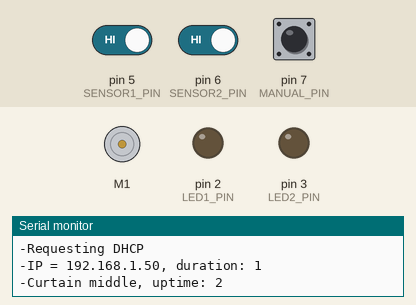
The sketch below on a simulated Arduino Uno, built with avr-gcc and run on an emulated ATmega328P. Shown: DC motor (green arrow = forward, orange = backward, longer = faster), output pins drawn as LEDs (lit = HIGH), the last lines printed to the serial monitor. Dashed ring = blinking. The test bench sets the inputs (shaded band); at power-on: pin 7 (MANUAL_PIN) HIGH, pin 5 (SENSOR1_PIN) HIGH, pin 6 (SENSOR2_PIN) HIGH. WiFi joins after 1.5 s; servers stay silent unless stated.

Above: at 3.6 s.
3.7 s: pin 7 (MANUAL_PIN) pulled LOW for 0.15 s
At 5.5 s:
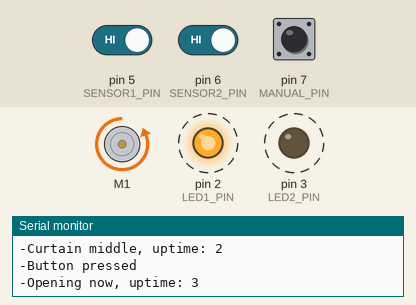
6.8 s: pin 5 (SENSOR1_PIN) driven LOW
At 8.1 s:
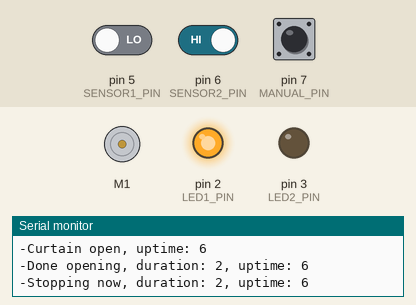
8.4 s: pin 6 (SENSOR2_PIN) driven LOW
At 8.77 s:
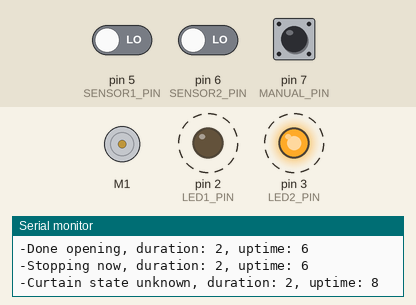
11.4 s: pin 7 (MANUAL_PIN) pulled LOW for 1 s
At 13.1 s:
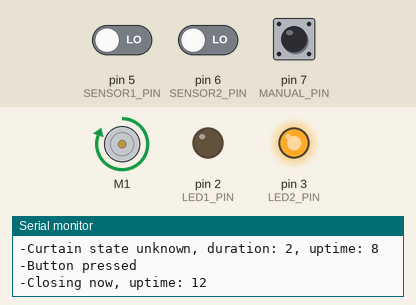
18.1 s: pin 5 (SENSOR1_PIN) driven HIGH
At 19.3 s:
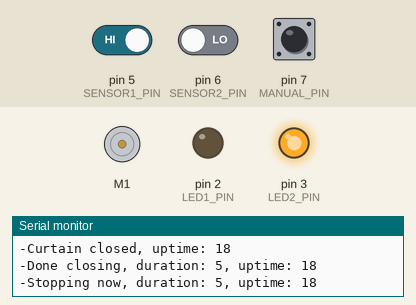
Timing chart, 0 to 20.7 s (numbered marks = the images above; inputs shaded):
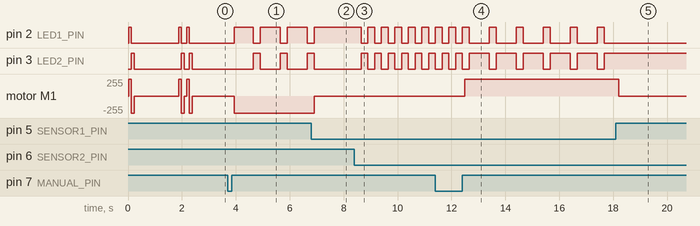

Measured:
- after the input at 3.7 s, pin 2 (LED1_PIN): alternates HIGH for 0.75 s and LOW for 0.25 s, starting after 0.24 s; pin 3 (LED2_PIN): alternates HIGH for 0.25 s and LOW for 0.75 s, starting after 0.95 s; motor M1: stopped → backward 255/255 after 0.24 s
- after the input at 6.8 s, pin 2 (LED1_PIN): goes on until 6.9 s, then stays HIGH; pin 3 (LED2_PIN): goes on until 6.9 s, then stays LOW; motor M1: backward 255/255 → stopped after 0.11 s
- after the input at 8.4 s, pin 2 (LED1_PIN), pin 3 (LED2_PIN): alternates HIGH for 0.25 s and LOW for 0.25 s, starting after 0.25 s
- after the input at 11.4 s, motor M1: stopped → forward 255/255 after 1.1 s
- after the input at 18.1 s, pin 2 (LED1_PIN): stops changing and stays LOW; pin 3 (LED2_PIN): stops changing and stays HIGH; motor M1: forward 255/255 → stopped after 0.11 s

The sketch:

curtain.ino
```cpp
// (licence header left out)
#include <SPI.h>
#include <Ethernet.h>
#include <Wire.h>
//#include <EEPROM.h>
#include <Adafruit_MotorShield.h>
//#include <Adafruit_SleepyDog.h>

#define time_t unsigned long  // (not actually time_t)
#define FSTRING const __FlashStringHelper *

// SERIOUSLY??  I am expected to *type in the number printed on the board*?
//
static uint8_t mac[] = { 0x90, 0xA2, 0xDA, 0x00, 0xE3, 0xCB };

static int16_t listen_port = 10001;


//                  0  // (unavailable: RX)
//                  1  // (unavailable: TX)
#define LED1_PIN    2  // LED indicating open or running
#define LED2_PIN    3  // LED indicating closed or running
//                  4  // (unavailable: used by Ethernet Shield W5100)
#define SENSOR1_PIN 5  // Hall effect sensor for closed curtain
#define SENSOR2_PIN 6  // Hall effect sensor for open curtain
#define MANUAL_PIN  7  // The toggle button on the box
//                  8  // (unused, available)
//                  9  // (unused, available)
//                  10-13 (unavailable: used by Ethernet Shield W5100)

// #define DEBUG 1


// Header on the sub-board:
//
//	0  MANUAL_PIN
//	1  Gnd
//
//	2  motor A
//	3  motor B
//
//	4  SENSOR1_PIN
//	5  SENSOR2_PIN
//	6  +5v
//	7  Gnd

#define CMD_UNKNOWN    100
#define CMD_OPEN       101
#define CMD_CLOSE      102
#define CMD_OPEN_SLOW  103
#define CMD_CLOSE_SLOW 104
#define CMD_STOP       105
#define CMD_TOGGLE     106
#define CMD_TOGGLE2    107
#define CMD_TICK       108
#define CMD_QUERY      109
#define CMD_HELP       110

#define CURTAIN_ERROR  0
#define CURTAIN_OPEN   1
#define CURTAIN_MIDDLE 2
#define CURTAIN_CLOSED 3


// When changing the direction of the motor, we have to wait this long
// to avoid weirdness.
//
#define MOTOR_HYSTERESIS 1000

// Ignore state changes in momentary switches that happen too fast.
//
#define DEBOUNCE_HYSTERESIS 50

// If the motor has been running for this many seconds, emergency stop.
// That must mean that something has gone wrong, so let's not burn the
// thing out.
//
#ifdef DEBUG
# define MAX_RUNTIME 15
#else
# define MAX_RUNTIME (60 * 2)
#endif


EthernetServer server = 0;
EthernetClient client = 0;
bool server_initted = false;  // Whether ethernet is up and listening.
bool client_initted = false;  // Whether a client is connected.


char cmd_buffer[20];

// Create the motor shield object with the default I2C address.
Adafruit_MotorShield afms = Adafruit_MotorShield();
Adafruit_DCMotor *motor = afms.getMotor(1);


boolean last_cmd_pin_state = false;	// The momentary switch on MANUAL_PIN.
time_t  last_cmd_pin_time = 0;		// When it last changed state.
boolean button_state = false;		// The de-bounced version.

int8_t  last_curtain_state = -1;

boolean desired_running = false;	// Whether motor should be on.
boolean desired_opening = false;	// Whether motor should be clockwise.
int8_t  last_motion = CMD_UNKNOWN;	// UNKNOWN, OPEN, CLOSE, ERROR

boolean is_running   = false;		// Whether motor is on.
boolean is_opening   = false;		// Whether motor is clockwise.
boolean blink_state  = false;		// For blinking LEDs.
boolean verbose_tick = false;		// Whether to print a heartbeat.

#define MOTOR_FAST    255
#define MOTOR_SLOW    170
uint8_t motor_speed = MOTOR_FAST;

time_t  last_cmd_start  = 0;		// When the last command began.
time_t  last_cmd_stop   = 0;		// When the last command finished.
time_t  last_on_time    = 0;		// When we last powered on the motor.
time_t  last_off_time   = 0;		// When we last powered off the motor.
time_t  last_blink_time = 0;		// For blinking LEDs.


// Push a char onto the cmd_buffer.
//
static void
buffer_char (char c)
{
  if (c <= 0) return;
  char *s;
  int16_t i;
  for (i = 0, s = cmd_buffer;
       i < sizeof(cmd_buffer);
       i++, s++)
    if (!*s) break;
  if (i < sizeof(cmd_buffer)-1) {
    *s++ = c;
    *s = 0;
  } else if (c == '\n' || c == '\r') {
    *cmd_buffer = 0;  // EOL, flush buffer.
  }
}


static void (*reboot) (void) = 0; // Not quite a hardware reset


static void
cmd_flush (void)
{
  Serial.flush();
  if (server_initted && client_initted)
    client.flush();
}


// Need overloaded versions of these, for both real strings and flash strings.

static void
cmd_reply1 (FSTRING s)
{
  Serial.print (s);
  if (server_initted && client_initted)
    client.print (s);
}

static void
cmd_reply1 (const char *s)
{
  Serial.print (s);
  if (server_initted && client_initted)
    client.print (s);
}

static void
cmd_reply (FSTRING s)
{
  cmd_reply1 (s);
  cmd_reply1 (F("\n"));
  cmd_flush();
}

static void
cmd_reply (const char *s)
{
  cmd_reply1 (s);
  cmd_reply1 (F("\n"));
  cmd_flush();
}


// Returns a CMD_ constant, or 0.
//
static int16_t
get_cmd (void)
{
  // Read from both serial and ethernet.  Interleave characters as they
  // arrive into the same buffer, because, who cares.

  while (Serial.available() > 0) {
    buffer_char (Serial.read());
  }

  if (server_initted) {
    if (client_initted) {
      if (client.connected()) {
        while (client.available()) {
          buffer_char (client.read());
        }
      } else {
        //char buf[20];
        //fmt_ip (buf, client.remoteIP());
        client.stop();
        client_initted = false;
        verbose_tick = false;
        cmd_reply(F("-Client disconnected"));
        //cmd_reply1(F("-Client disconnected, IP = "));
        //cmd_reply(buf);
      }
    }
    if (!client_initted) {
      client = server.available();
      if (client.connected()) {
        client_initted = true;
        // Right, because knowing the connected IP isn't something that
        // I might reasonably want to do. Sigh.
        //char buf[20];
        //fmt_ip (buf, Ethernet.remoteIP());
        //cmd_reply1(F("-Client connected, IP = "));
        //cmd_reply(buf);
        cmd_reply(F("-Client connected"));
      }
    }
  }


  // If the cmd_buffer has CR or LF in it, parse the first line and
  // remove it from the buffer.
  //
  char *s;
  for (s = cmd_buffer; *s; s++) {
    int16_t cmd;
    if (*s == '\r' || *s == '\n') {
      size_t L = s - cmd_buffer;
      if (L == 0)
        cmd = 0;
      else if (L == 4 && !strncasecmp_P (cmd_buffer, PSTR("OPEN"),   L))
        cmd = CMD_OPEN;
      else if (L == 5 && !strncasecmp_P (cmd_buffer, PSTR("CLOSE"),  L))
        cmd = CMD_CLOSE;
      else if (L == 9 && !strncasecmp_P (cmd_buffer, PSTR("OPEN_SLOW"), L))
        cmd = CMD_OPEN_SLOW;
      else if (L == 10 && !strncasecmp_P (cmd_buffer, PSTR("CLOSE_SLOW"), L))
        cmd = CMD_CLOSE_SLOW;
      else if (L == 4 && !strncasecmp_P (cmd_buffer, PSTR("STOP"),   L))
        cmd = CMD_STOP;
      else if (L == 6 && !strncasecmp_P (cmd_buffer, PSTR("TOGGLE"), L))
        cmd = CMD_TOGGLE;
      else if (L == 3 && !strncasecmp_P (cmd_buffer, PSTR("TOG"),    L))
        cmd = CMD_TOGGLE;
      else if (L == 4 && !strncasecmp_P (cmd_buffer, PSTR("TICK"),   L))
        cmd = CMD_TICK;
      else if (L == 5 && !strncasecmp_P (cmd_buffer, PSTR("QUERY"),  L))
        cmd = CMD_QUERY;
      else if (L == 6 && !strncasecmp_P (cmd_buffer, PSTR("STATUS"), L))
        cmd = CMD_QUERY;
      else if (L == 4 && !strncasecmp_P (cmd_buffer, PSTR("STAT"),   L))
        cmd = CMD_QUERY;
      else if (L == 4 && !strncasecmp_P (cmd_buffer, PSTR("HELP"),   L))
        cmd = CMD_HELP;
      else
        cmd = CMD_UNKNOWN;
      memmove ((void *) cmd_buffer, (void *) s+1, (sizeof(cmd_buffer)-L-1));
      cmd_buffer[sizeof(cmd_buffer)-1] = 0;
      return cmd;
    }
  }

  return 0;
}


// Print aaa.bbb.ccc.ddd to the buffer.
static void
fmt_ip (char *out, IPAddress addr)
{
  for (uint8_t i = 0; i < 4; i++) {
    if (i) { *out++ = '.'; *out = 0; }
    itoa (addr[i], out, 10);
    out += strlen(out);
  }
}


// Print mm:ss or h:mm:ss or d:hh:mm:ss to the buffer.
static void
fmt_duration (char *out, uint32_t dur)
{
  dur /= 1000;
  time_t d = (dur / 60  / 60  / 24);
  time_t h = (dur / 60  / 60) % 24;
  time_t m = (dur / 60) % 60;
  time_t s = (dur % 60);
  *out = 0;
  if (d) {
    ultoa (d, out, 10);
    out += strlen(out);
    *out++ = ':'; *out = 0;
  }
  if (d || h) {
    if (d && h < 10) { *out++ = '0'; *out = 0; }
    ultoa (h, out, 10);
    out += strlen(out);
    *out++ = ':'; *out = 0;
  }

  if (d || h || m) {
    if ((d || h) && m < 10) { *out++ = '0'; *out = 0; }
    ultoa (m, out, 10);
    out += strlen(out);
    *out++ = ':'; *out = 0;
  }

  if ((d || h || m) && s < 10) { *out++ = '0'; *out = 0; }
  ultoa (s, out, 10);
}


// Like cmd_reply() but appends duration, idle time and uptime.
//
static void
cmd_reply_duration (FSTRING s, time_t dur, time_t idle, time_t uptime)
{
  char buf[80];
  char *o = buf;
  *o = 0;

  if (dur) {
    strcat_P (o, PSTR(", duration: "));
    o += strlen(o);
    fmt_duration (o, dur);
  }

  if (idle) {
    strcat_P (o, PSTR(", idle: "));
    o += strlen(o);
    fmt_duration (o, idle);
  }

  if (uptime) {
    strcat_P (o, PSTR(", uptime: "));
    o += strlen(o);
    fmt_duration (o, uptime);
  }

  cmd_reply1 (s);
  cmd_reply (buf);
}


// Make some noise by tickling the motor
//
static void
beep(void)
{
  digitalWrite (LED1_PIN, HIGH);
  digitalWrite (LED2_PIN, LOW);
  motor->run(FORWARD);
  delay(100);
  digitalWrite (LED1_PIN, LOW);
  digitalWrite (LED2_PIN, HIGH);
  motor->run(BACKWARD);
  delay(100);
  motor->run(RELEASE);
  digitalWrite (LED1_PIN, LOW);
  digitalWrite (LED2_PIN, LOW);
  delay(100);
}


void
setup (void)
{
  Serial.begin (9600);
  cmd_reply (F("-Hi! I'm the curtain! Hi!"));

  time_t start = millis();

  pinMode (SENSOR1_PIN, INPUT_PULLUP);
  pinMode (SENSOR2_PIN, INPUT_PULLUP);
  pinMode (MANUAL_PIN,  INPUT_PULLUP);
  pinMode (LED1_PIN,    OUTPUT);
  pinMode (LED2_PIN,    OUTPUT);
  digitalWrite (LED1_PIN, LOW);
  digitalWrite (LED2_PIN, LOW);

  afms.begin (1600);  // default frequency
  motor->setSpeed (MOTOR_FAST);

  beep();

# if DEBUG
  cmd_reply (F("-DEBUG MODE"));
# else
  cmd_reply (F("-Requesting DHCP"));
  if (Ethernet.begin (mac) == 0) {
    cmd_reply_duration (F("-DHCP failed"), millis() - start, 0, 0);
  } else {
    char buf[20];
    fmt_ip (buf, Ethernet.localIP());
    cmd_reply1(F("-IP = "));
    cmd_reply1(buf);
    cmd_reply_duration (F(""), millis() - start, 0, 0);

    server = EthernetServer (listen_port);
    server.begin();
    server_initted = true;
  }
# endif

  beep();
  beep();

  last_curtain_state = -1;
  // desired_opening = EEPROM.read (0);

  int16_t i;
  for (i = 0; i < sizeof(cmd_buffer); i++)
    cmd_buffer[i] = 0;

  // Reboot the Arduino if Watchdog.reset() is not called once a second.
//  Watchdog.enable (1000);
}


void
loop (void)
{
  time_t now = millis();
  int8_t cmd = 0;

  // If the momentary switch is pressed and released, interpret it
  // as CMD_TOGGLE.  But de-bounce it on both ends first.
  //
  {
    boolean cmd_pin_state = !digitalRead (MANUAL_PIN);
    if (cmd_pin_state != last_cmd_pin_state) {
      last_cmd_pin_time = now;
    }

    // Only believe the button state if it has stayed that way for a while.
    //
    if (now - last_cmd_pin_time >= DEBOUNCE_HYSTERESIS) {
      if (button_state && !cmd_pin_state) {
        cmd = CMD_TOGGLE2;  // Gone from "pressed" to "not pressed", debounced.
      }
      button_state = cmd_pin_state;
    }
    last_cmd_pin_state = cmd_pin_state;
  }


  int8_t curtain_state;
  {
    boolean p1 = !digitalRead (SENSOR1_PIN);
    boolean p2 = !digitalRead (SENSOR2_PIN);
    curtain_state = (p1 && p2 ? CURTAIN_ERROR :
                     p1 ? CURTAIN_OPEN :
                     p2 ? CURTAIN_CLOSED :
                     CURTAIN_MIDDLE);
  }

  if (curtain_state != last_curtain_state) {
    cmd_reply_duration ((curtain_state == CURTAIN_OPEN  ? F("-Curtain open")  :
                         curtain_state == CURTAIN_CLOSED? F("-Curtain closed"):
                         curtain_state == CURTAIN_MIDDLE? F("-Curtain middle"):
                         F("-Curtain state unknown")),
                        (is_running
                         ? (time_t) 0
                         : (last_cmd_stop - last_cmd_start)),
                        (time_t) 0,
                        now);
}
  last_curtain_state = curtain_state;


  // If we don't have a command already from the momentary switch,
  // read a textual command from ethernet or the serial port.

  if (! cmd)
    cmd = get_cmd();

  switch (cmd) {
    case 0:
      break;

    case CMD_OPEN:
    case CMD_OPEN_SLOW:
      last_cmd_start = now;
      desired_running = true;
      desired_opening = true;
      motor_speed = (cmd == CMD_OPEN_SLOW ? MOTOR_SLOW : MOTOR_FAST);
      cmd_reply (F("OK"));
      break;

    case CMD_CLOSE:
    case CMD_CLOSE_SLOW:
      last_cmd_start = now;
      desired_running = true;
      desired_opening = false;
      motor_speed = (cmd == CMD_OPEN_SLOW ? MOTOR_SLOW : MOTOR_FAST);
      cmd_reply (F("OK"));
      break;

    case CMD_STOP:
      desired_running = false;
      cmd_reply (F("OK"));
      break;

    case CMD_TOGGLE:
    case CMD_TOGGLE2:
      last_cmd_start = now;
      if (is_running) {					// running -> stop
        desired_running = false;
      } else if (curtain_state == CURTAIN_OPEN) {	// open -> closed
        desired_running = true;
        desired_opening = false;
      } else if (curtain_state == CURTAIN_CLOSED) {	// closed -> open
        desired_running = true;
        desired_opening = true;
      } else { /* curtain_state == CURTAIN_MIDDLE */	// opening -> closing
        desired_running = true;				// closing -> opening
        desired_opening = !desired_opening;
      }
      motor_speed = MOTOR_FAST;
      cmd_reply (cmd == CMD_TOGGLE2 ? F("-Button pressed") : F("OK"));
      break;

    case CMD_TICK:
      verbose_tick = !verbose_tick;
      cmd_reply (F("OK"));
      break;

    case CMD_QUERY:
      {
        FSTRING s1 = 0, *s2 = 0;
        time_t d = (last_cmd_stop - last_cmd_start);

        if (is_running) {
          s1 = (desired_opening ? F("OPENING") : F("CLOSING"));
          d = now - last_cmd_start;
        } else if (curtain_state == CURTAIN_OPEN)
          s1 = F("OPEN");
        else if (curtain_state == CURTAIN_CLOSED)
          s1 = F("CLOSED");
        else if (curtain_state == CURTAIN_MIDDLE)
          s1 = F("MIDDLE");
        else
          s1 = F("SENSOR ERROR");

        switch (last_motion) {
        case CMD_UNKNOWN:    s2 = F("just booted");     break;
        case CURTAIN_ERROR:  s2 = F("emergency stop!"); break;
        case CURTAIN_OPEN:   s2 = F("was opening");     break;
        case CURTAIN_CLOSED: s2 = F("was closing");     break;
        default:             s2 = F("INTERNAL ERROR");  break;
        }

        if (is_running) {
          cmd_reply_duration (s1, d, (time_t) 0, now);
        } else {
          cmd_reply1 (s1);
          cmd_reply1 (F(", "));
          cmd_reply_duration (s2, d, now - last_cmd_stop, now);
        }
      }
      break;

    case CMD_HELP:
      cmd_reply (F("OPEN, CLOSE, STOP, TOGGLE, QUERY, HELP"));
      break;

    default:
      cmd_reply (F("UNKNOWN COMMAND"));
      break;
  }


  // If the motor has been on for an unreasonably long time,
  // assume there's a physical problem, and shut it off.
  //
  if (is_running &&
      (now - last_on_time) / 1000 >=
      (MAX_RUNTIME * (motor_speed == MOTOR_FAST ? 1 : 3))) {
    cmd_reply_duration (F("-Running too long, emergency stop"),
                        (now - last_on_time), (time_t) 0, now);
    desired_running = false;
    last_cmd_stop = now;
    last_motion = CURTAIN_ERROR;
  }


  if (desired_running) {
    if (desired_opening && curtain_state == CURTAIN_OPEN) {
      cmd_reply_duration (F("-Done opening"),
                          (now - last_cmd_start), (time_t) 0, now);
      desired_running = false;  // done opening
      last_cmd_stop = now;

    } else if (!desired_opening && curtain_state == CURTAIN_CLOSED) {
      cmd_reply_duration (F("-Done closing"),
                          (now - last_cmd_start), (time_t) 0, now);
      desired_running = false;  // done closing
      last_cmd_stop = now;
    }
  }

  if (is_running && !desired_running) {

    // Request has been made to turn off the motor, when it was on.
    // Do so immediately.

    last_off_time = now;
    is_running = false;
    last_cmd_stop = now;
    cmd_reply_duration (F("-Stopping now"),
                        (now - last_cmd_start), (time_t) 0, now);

    // The device keeps resetting randomly, shortly after it has completed
    // one or two cycles.  So, fuck it, just reboot after turning off the
    // motor.  In order to make TOGGLE work, we have to save 'desired_opening'
    // into EEPROM to make it persist across reboots.  Alternately: don't
    // reboot for the TOGGLE command. Or alternately alternately: use a
    // watchdog timer.
    //
/*
    if (! (cmd == CMD_TOGGLE || cmd == CMD_TOGGLE2)) {
      // EEPROM.update (0, desired_opening);
      cmd_reply (F("REBOOTING"));
      delay (500);
      reboot();
    }
*/

  } else if (!is_running && desired_running) {

    // Request has been made to turn on the motor, when it was off.
    // Do so only if it has been off for long enough.

    if (now - last_off_time >= MOTOR_HYSTERESIS) {
      last_on_time = now;
      is_running = true;
      is_opening = desired_opening;
      last_motion = (is_opening ? CURTAIN_OPEN : CURTAIN_CLOSED);
      motor->setSpeed (motor_speed);

      cmd_reply_duration ((desired_opening
                           ? F("-Opening now")
                           : F("-Closing now")),
                          (time_t) 0, (time_t) 0, now);
    } else {
      cmd_reply (F("-Starting momentarily"));
    }

  } else if (is_running && desired_opening != is_opening) {

    // Request has been made to reverse the direction of the motor while on.
    // Turn it off immediately, then wait.  The next time through the loop,
    // this will look like "request to turn motor on".

    last_off_time = now;
    is_running = false;
    cmd_reply (F("-Stopping now, reversing momentarily"));

  } else {
    is_running = desired_running;
    is_opening = desired_opening;
  }


  // Flush is_running and is_opening down into the hardware.

  if (!is_running) {
    motor->run(RELEASE);
  } else if (is_opening) {
    motor->run(BACKWARD);
  } else {  // is_closing
    // counter clockwise.
    motor->run(FORWARD);
  }


  // Light up the LEDs to say what's what.
  // Fun fact: both of them can't be lit at the same time.
  // I don't understand why. Possibly I wired them stupidly.

  if (is_running) {
    // While running, <blink> with a milspec 3:1 duty cycle.
    int16_t tick = (is_opening ? 750 : 250);
    if (blink_state && now - last_blink_time >= tick) {
      blink_state = false;
      last_blink_time = now;
    } else if (!blink_state && now - last_blink_time > 1000-tick) {
      blink_state = true;
      last_blink_time = now;
    }
    digitalWrite (LED1_PIN, (blink_state ? HIGH : LOW));
    digitalWrite (LED2_PIN, (blink_state ? LOW : HIGH));

    if (verbose_tick && last_blink_time == now)
      cmd_reply_duration ((blink_state ? F("-tick") : F("-tock")),
                          (time_t) 0, (time_t) 0, now);

  } else if (curtain_state == CURTAIN_MIDDLE) {
    digitalWrite (LED1_PIN, LOW);
    digitalWrite (LED2_PIN, LOW);
  } else if (curtain_state == CURTAIN_OPEN) {
    digitalWrite (LED1_PIN, HIGH);
    digitalWrite (LED2_PIN, LOW);
  } else if (curtain_state == CURTAIN_CLOSED) {
    digitalWrite (LED1_PIN, LOW);
    digitalWrite (LED2_PIN, HIGH);
  } else {  // (curtain_state == CURTAIN_ERROR)
    int16_t tick = 250;
    if (blink_state && now - last_blink_time >= tick) {
      blink_state = false;
      last_blink_time = now;
    } else if (!blink_state && now - last_blink_time > 500-tick) {
      blink_state = true;
      last_blink_time = now;
    }

    if (verbose_tick && last_blink_time == now)
      cmd_reply_duration ((blink_state ? F("-TICK") : F("-TOCK")),
                          (time_t) 0, (time_t) 0, now);

    digitalWrite (LED1_PIN, (blink_state ? HIGH : LOW));
    digitalWrite (LED2_PIN, (blink_state ? LOW : HIGH));
  }

  if (verbose_tick && !is_running && !desired_running) {
    if (now - last_blink_time >= 1000) {
      cmd_reply_duration (F("-idle"), (time_t) 0, (time_t) 0, now);
      last_blink_time = now;
    }
  }

//  Watchdog.reset();   // I'm not dead yet!
}
```
